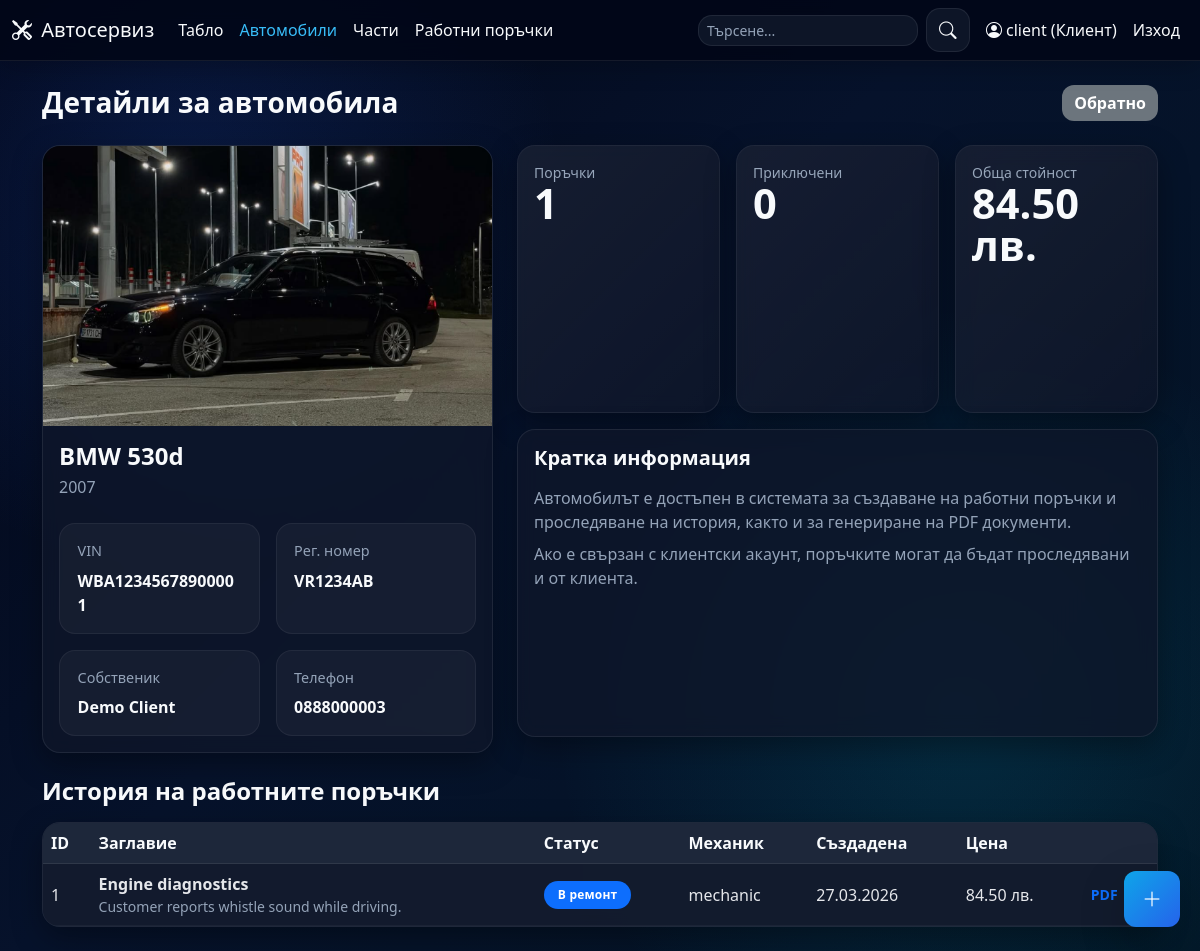
Page /cars/1 (signed in) on the earlier database version.
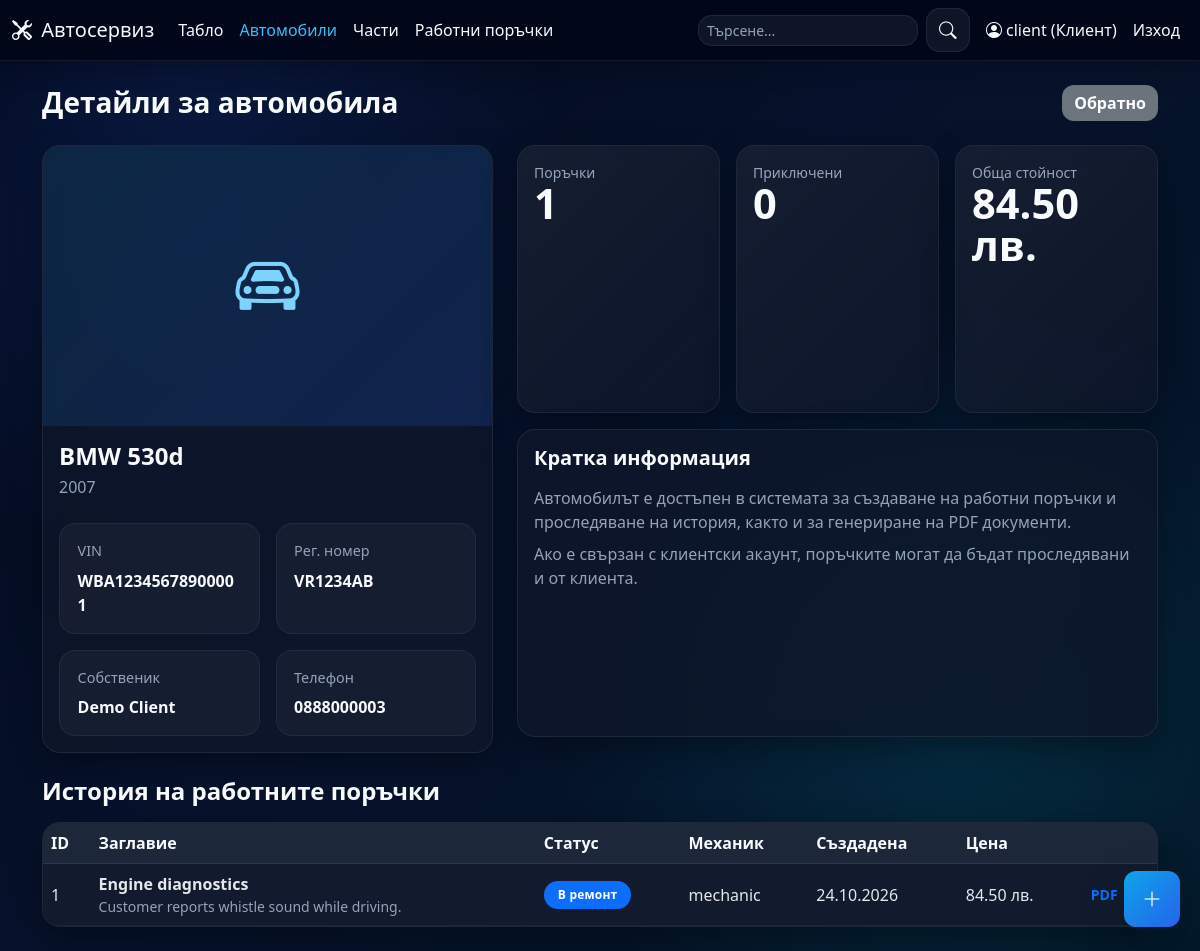
Same page on the later database version.
### app/models.py (models this page shows, shortened)
class Car(db.Model):
    id = db.Column(db.Integer, primary_key=True)
    vin = db.Column(db.String(64), unique=True, nullable=False)
    registration_number = db.Column(db.String(32), unique=True)
    make = db.Column(db.String(80), nullable=False)
    model = db.Column(db.String(80), nullable=False)
    year = db.Column(db.Integer)
    owner_name = db.Column(db.String(120), nullable=False)
    owner_phone = db.Column(db.String(30))
    image_filename = db.Column(db.String(255))
    user_id = db.Column(db.Integer, db.ForeignKey('user.id'))
    created_at = db.Column(db.DateTime, default=datetime.now)
    orders = db.relationship('WorkOrder', backref='car', lazy=True, cascade='all, delete-orphan')

class WorkOrder(db.Model):
    id = db.Column(db.Integer, primary_key=True)
    title = db.Column(db.String(150), nullable=False)
    description = db.Column(db.Text, nullable=False)
    status = db.Column(db.String(30), nullable=False, default='open')
    notes = db.Column(db.Text)
    labor_cost = db.Column(db.Float, nullable=False, default=0.0)
    created_at = db.Column(db.DateTime, default=datetime.now)
    updated_at = db.Column(db.DateTime, default=datetime.now, onupdate=datetime.now)
    car_id = db.Column(db.Integer, db.ForeignKey('car.id'), nullable=False)
    client_id = db.Column(db.Integer, db.ForeignKey('user.id'))
    mechanic_id = db.Column(db.Integer, db.ForeignKey('user.id'))
    created_by_id = db.Column(db.Integer, db.ForeignKey('user.id'))
    client = db.relationship('User', foreign_keys=[client_id], backref='client_orders')
    mechanic = db.relationship('User', foreign_keys=[mechanic_id], backref='assigned_orders')
    created_by = db.relationship('User', foreign_keys=[created_by_id], backref='created_orders')
    parts = db.relationship('WorkOrderPart', backref='work_order', lazy=True, cascade='all, delete-orphan')
    @property
    def total_parts_cost(self):
        return round(sum((link.unit_price_snapshot or 0) * link.quantity_used for link in self.parts), 2)
    @property
    def total_cost(self):
        return round((self.labor_cost or 0) + self.total_parts_cost, 2)

class User(UserMixin, db.Model):
    id = db.Column(db.Integer, primary_key=True)
    username = db.Column(db.String(80), unique=True, nullable=False)
    password_hash = db.Column(db.String(255), nullable=False)
    role = db.Column(db.String(20), nullable=False, default='client')
    full_name = db.Column(db.String(120))
    phone = db.Column(db.String(30))
    created_at = db.Column(db.DateTime, default=datetime.now)
    cars = db.relationship('Car', backref='user', lazy=True)

class WorkOrderPart(db.Model):
    id = db.Column(db.Integer, primary_key=True)
    work_order_id = db.Column(db.Integer, db.ForeignKey('work_order.id'), nullable=False)
    part_id = db.Column(db.Integer, db.ForeignKey('part.id'), nullable=False)
    quantity_used = db.Column(db.Integer, nullable=False, default=1)
    unit_price_snapshot = db.Column(db.Float, nullable=False, default=0.0)

### app/routes_cars.py (the view)
    @app.route('/cars/<int:car_id>')
    @login_required
    def car_details(car_id):
        car = Car.query.get_or_404(car_id)
        if not car_access_allowed(car):
            flash('Нямате достъп до този автомобил.', 'danger')
            return redirect(url_for('list_cars'))
        return render_template('car_details.html', car=car, orders=car.orders)

### app/route_support.py (called while the page is built)
def register_template_helpers(app):
    @app.context_processor
    def inject_status_helpers():
        return {
            'status_label': status_label,
            'status_badge': status_badge,
            'status_meta': STATUS_META,
            'role_label': role_label,
            'pdf_export_enabled': pdf_export_available(),
        }

def status_label(status: str) -> str:
    return STATUS_META.get(status, {}).get('label', status)

def status_badge(status: str) -> str:
    return STATUS_META.get(status, {}).get('badge', 'text-bg-light')

def role_label(role: str) -> str:
    return ROLE_META.get(role, role)

def load_pdf_dependencies():
    pagesizes = import_module('reportlab.lib.pagesizes')
    utils = import_module('reportlab.lib.utils')
    pdfbase = import_module('reportlab.pdfbase')
    ttfonts = import_module('reportlab.pdfbase.ttfonts')
    pdfgen = import_module('reportlab.pdfgen.canvas')
    return {
        'A4': pagesizes.A4,
        'simple_split': utils.simpleSplit,
        'pdfmetrics': pdfbase.pdfmetrics,
        'ttfont': ttfonts.TTFont,
        'canvas': pdfgen,
    }

### app/templates/car_details.html (shortened to what the changed rows need)
{% extends "base.html" %}
{% block content %}
<div class="row g-4 mb-4">
  <div class="col-lg-5">
    <div class="card detail-card h-100 overflow-hidden">
      {% if car.image_filename %}
      <img src="{{ url_for('static', filename=car.image_filename) }}" class="detail-image" alt="{{ car.make }} {{ car.model }}">
      {% else %}
      <div class="detail-image-placeholder"><i class="bi bi-car-front"></i></div>
      {% endif %}
      <div class="card-body">
        <h4 class="mb-1">{{ car.make }} {{ car.model }}</h4>
        <p class="text-muted mb-4">{% if car.year %}{{ car.year }}{% else %}Година не е посочена{% endif %}</p>
        <div class="detail-meta-grid">
          <div class="detail-meta-box">
            <span class="detail-meta-label">VIN</span>
            <strong>{{ car.vin }}</strong>
          </div>
          <div class="detail-meta-box">
            <span class="detail-meta-label">Рег. номер</span>
            <strong>{{ car.registration_number or '-' }}</strong>
          </div>
          <div class="detail-meta-box">
            <span class="detail-meta-label">Собственик</span>
            <strong>{{ car.owner_name }}</strong>
          </div>
          <div class="detail-meta-box">
            <span class="detail-meta-label">Телефон</span>
            <strong>{{ car.owner_phone or '-' }}</strong>
          </div>
        </div>
      </div>
    </div>
  </div>
</div>
<div class="card">
  <div class="card-body p-0">
    <div class="table-responsive">
      <table class="table table-hover table-striped mb-0">
        <thead class="table-dark">
          <tr>
            <th>ID</th>
            <th>Заглавие</th>
            <th>Статус</th>
            <th>Механик</th>
            <th>Създадена</th>
            <th>Цена</th>
            <th></th>
          </tr>
        </thead>
        <tbody>
          {% for o in orders %}
          <tr>
            <td>{{ o.id }}</td>
            <td>
              <div class="fw-semibold">{{ o.title }}</div>
              <div class="small text-muted">{{ o.description }}</div>
            </td>
            <td><span class="badge {{ status_badge(o.status) }} status-pill">{{ status_label(o.status) }}</span></td>
            <td>{{ o.mechanic.username if o.mechanic else '-' }}</td>
            <td>{{ o.created_at.strftime('%d.%m.%Y') }}</td>
            <td>{{ '%.2f'|format(o.total_cost) }} лв.</td>
            <td>{% if pdf_export_enabled %}<a class="btn btn-sm btn-outline-primary" href="{{ url_for('work_order_pdf', order_id=o.id) }}">PDF</a>{% endif %}</td>
          </tr>
          {% else %}
          <tr><td colspan="7" class="text-center text-muted">Няма работни поръчки за този автомобил.</td></tr>
          {% endfor %}
        </tbody>
      </table>
    </div>
  </div>
</div>
{% endblock %}

Differences in the rows shown:
changed Car "BMW": image_filename: picture removed
changed WorkOrder "Engine diagnostics": created_at "27.03.2026" → "24.10.2026"
